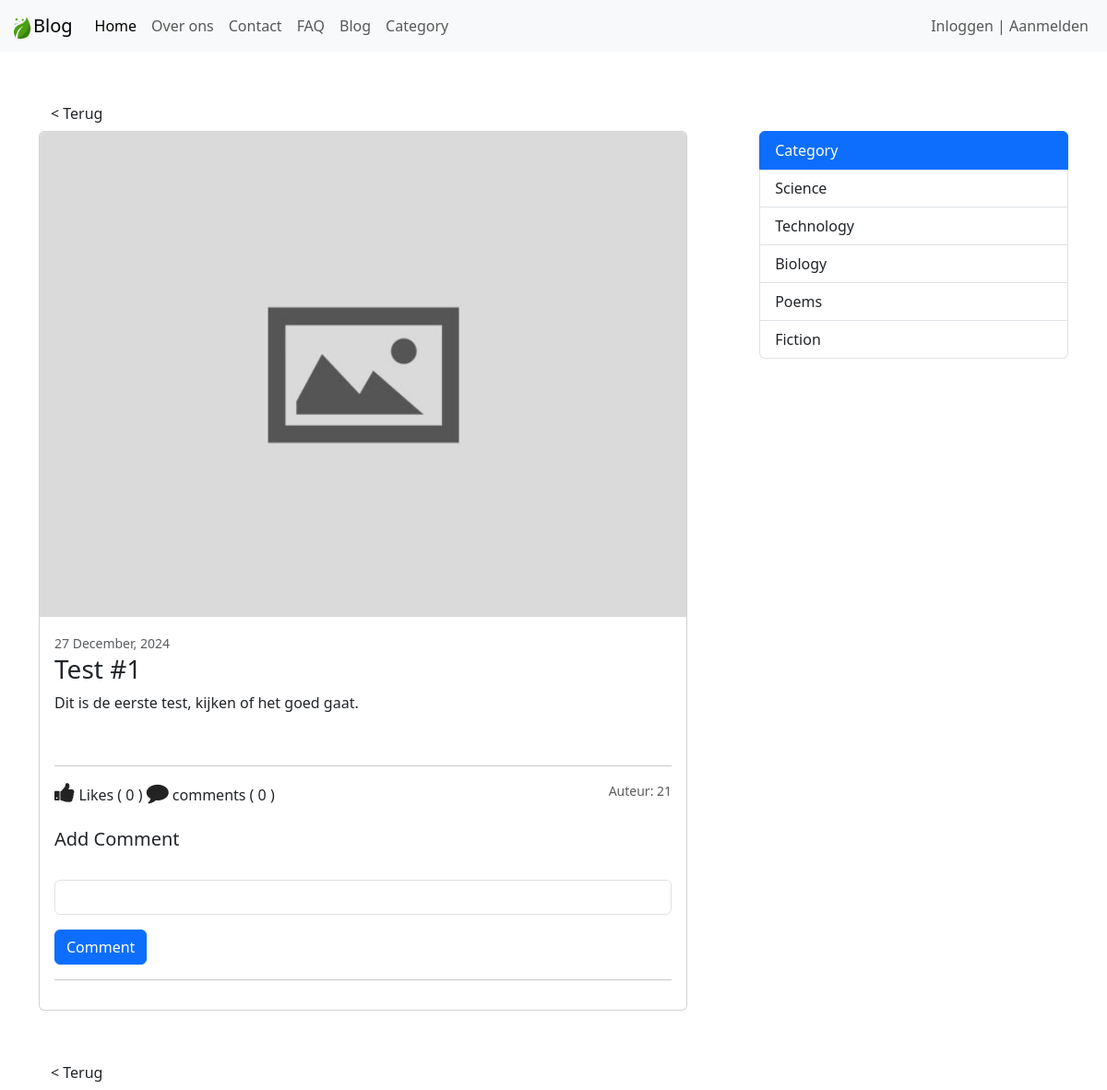
Page /blog-view.php?post_id=21 on the earlier database version.
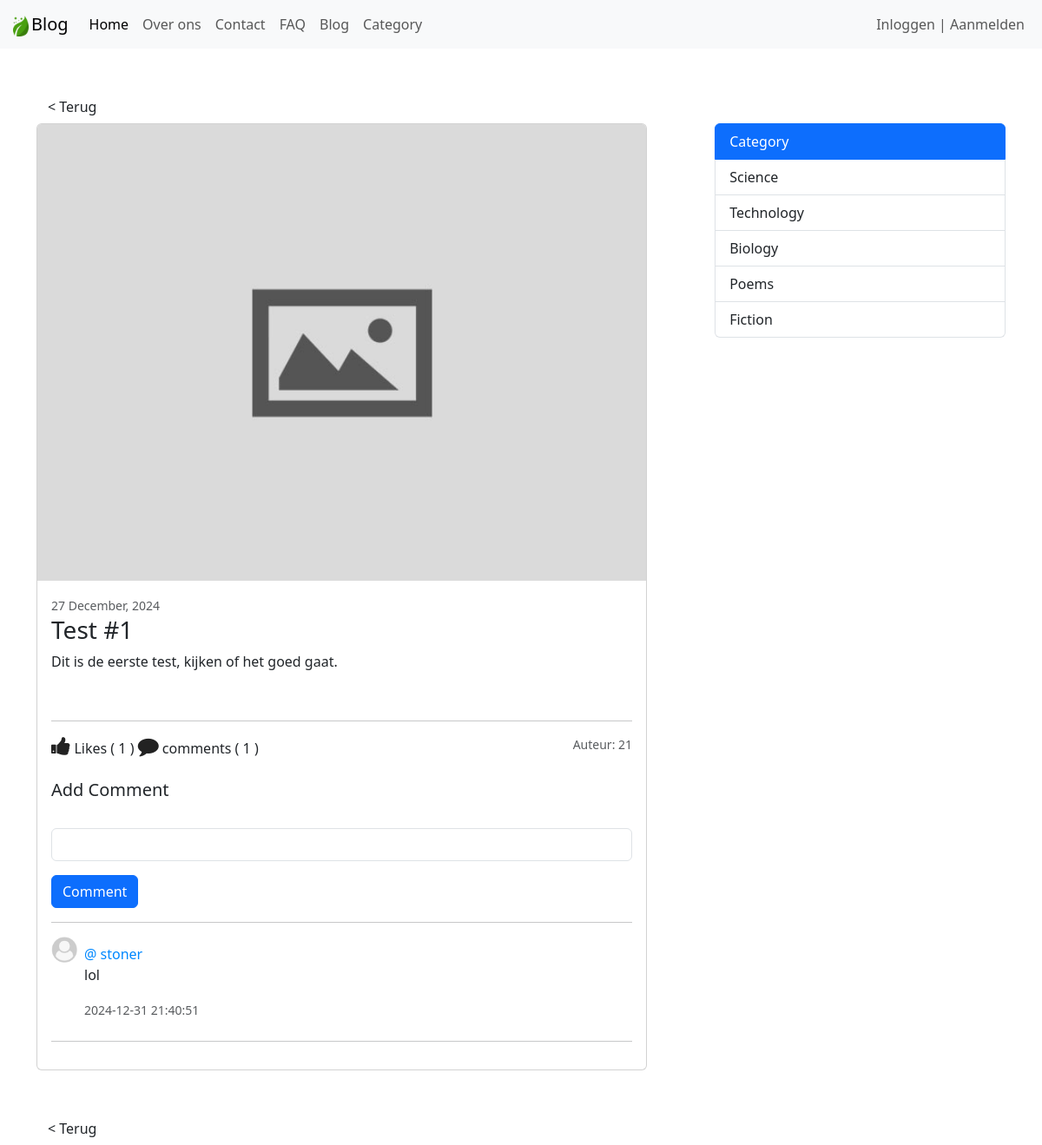
Same page on the later database version.
### tables this page shows
CREATE TABLE `category` (
  `id` int(11) NOT NULL,
  `category` varchar(127) NOT NULL
);

CREATE TABLE `comment` (
  `comment_id` int(11) NOT NULL,
  `comment` varchar(255) NOT NULL,
  `user_id` int(11) NOT NULL,
  `post_id` int(11) NOT NULL,
  `crated_at` datetime NOT NULL DEFAULT current_timestamp()
);

CREATE TABLE `users` (
  `id` int(11) NOT NULL,
  `fname` varchar(255) NOT NULL,
  `username` varchar(255) NOT NULL,
  `password` varchar(255) NOT NULL
);

### admin/data/post.php (called while the page is built, shortened)
<?php
function getById($conn, $id) {
    $sql = "SELECT * FROM post WHERE post_id=? AND publish=1";
    $stmt = $conn->prepare($sql);
    $stmt->execute([$id]);
    if ($stmt->rowCount() >= 1) {
        $data = $stmt->fetch();
        return $data;
    } else {
        return 0;
    }
}
function get5Categories($conn) {
    $sql = "SELECT * FROM category LIMIT 5";
    $stmt = $conn->prepare($sql);
    $stmt->execute();
    if ($stmt->rowCount() >= 1) {
        $data = $stmt->fetchAll();
        return $data;
    } else {
        return 0;
    }
}
function getUserByID($conn, $id) {
    $sql = "SELECT id, fname, username FROM users WHERE id=?";
    $stmt = $conn->prepare($sql);
    $stmt->execute([$id]);
    if ($stmt->rowCount() >= 1) {
        $data = $stmt->fetch();
        return $data;
    } else {
        return 0;
    }
}

### admin/data/comment.php (called while the page is built, shortened)
<?php
function CountByPostID($conn, $id){
   $sql = "SELECT * FROM comment WHERE post_id=?";
   $stmt = $conn->prepare($sql);
   $stmt->execute([$id]);
   return $stmt->rowCount();
}
function likeCountByPostID($conn, $id){
   $sql = "SELECT * FROM post_like WHERE post_id=?";
   $stmt = $conn->prepare($sql);
   $stmt->execute([$id]);
   return $stmt->rowCount();
}
function getCommentsByPostID($conn, $id){
   $sql = "SELECT * FROM comment WHERE post_id=? ORDER BY comment_id desc";
   $stmt = $conn->prepare($sql);
   $stmt->execute([$id]);
   if($stmt->rowCount() >= 1){
      $data = $stmt->fetchAll();
      return $data;
   }else {
       return 0;
   }
}

### blog-view.php (the view, shortened to what the changed rows need)
<?php
$logged = false;
if (isset($_GET['post_id'])) {
        include_once("admin/data/post.php");
		include_once("admin/data/comment.php");
		include_once("db_conn.php");
        $id = $_GET['post_id'];
		$post = getById($conn, $id);
        $comments = getCommentsByPostID($conn, $id);
        $categories = get5Categories($conn);
?>
<!DOCTYPE html>
<html lang="en">
<head>
    <link rel="stylesheet" href="https://stackpath.bootstrapcdn.com/font-awesome/4.7.0/css/font-awesome.min.css">
    <link href="https://cdn.jsdelivr.net/npm/bootstrap@5.3.3/dist/css/bootstrap.min.css" rel="stylesheet">
    <link rel="stylesheet" href="css/style.css">
</head>
<body>
    <?php
        include 'inc/NavBar.php';
    ?>
    <div class="container mt-5">
    <a href="javascript:history.back()" class="btn terug-btn">< Terug</a>
        <section class="d-flex">
            <main class="main-blog">
                <div class="card main-blog-card mb-5">
                    <img src="upload/blog/<?=$post['cover_url']?>" class="card-img-top" alt="...">
                    <div class="card-body">
                    <small class="text-body-secondary"><?= date('j F, Y', strtotime($post['crated_at'])) ?></small>
                    <br>
                        <h3 class="card-title"><?=$post['post_title']?></h3>
                        <p class="card-text"><?=$post['post_text']?></p>
                        <br>
                    <hr>
                        <div class="d-flex justify-content-between">
                            <div class="react-btns">
                            <?php
                                $post_id = $post['post_id'];
                                if ($logged) {
                                    $liked = isLikedByUserID($conn, $post_id, $user_id);
                                if ($liked) {
                                ?>
                                <i class="fa fa-thumbs-up liked like-btn"
                                    post-id="<?=$post_id?>"
                                    liked="1"
                                    aria-hidden="true">
                                </i>
                                <?php }else { ?>
                                    <i class="fa fa-thumbs-up like like-btn"
                                        post-id="<?=$post_id?>"
                                        liked="0"
                                        aria-hidden="true">
                                    </i>
                                <?php } }else { ?>
                                <i class="fa fa-thumbs-up" aria-hidden="true"></i>
                                <?php } ?>
                                 Likes (
                                <span><?php
                                    echo likeCountByPostID($conn, $post['post_id']);
                                ?></span> )
                                <i class="fa fa-comment" aria-hidden="true">
                                </i> comments (
                                <?php
                                    echo CountByPostID($conn, $post['post_id']);
                                ?> )
                            </div>
                        <small class="text-body-secondary">Auteur: <?=$post['post_id']?></small>
                    </div>
                    <form action="php/comment.php"
                        method="post"
                        id="comments">
                        <h5 class="mt-4">Add Comment</h5><br>
                        <div class="mb-3">
                            <input type="text"
                                class="form-control"
                                name="comment">
                        </div>
                        <button type="submit" class="btn btn-primary">Comment</button>
		            </form> <hr>
                    <div>
                        <div class="comments">
                            <?php if($comments != 0){
                                foreach ($comments as $comment){
                                    $u = getUserByID($conn, $comment['user_id']);
                            ?>
                            <div class="comment d-flex">
                                <div>
                                    <img src="img/user-default.png" width="30" height="30">
                                </div>
                                <div class="p-2">
                                    <span>@ <?=$u['username'] ?></span>
                                    <p><?=$comment['comment']?></p>
                                    <small class="text-body-secondary"><?=$comment['crated_at']?></small>
                                </div>
                            </div><hr>
                            <?php }} ?>
                        </div>
                    </div>
                    </div>
                </div>
            </main>
            <aside class="aside-main">
                <div class="list-group category-aside">
                    <a href="#" class="list-group-item list-group-item-action active" aria-current="true">
                        Category
                    </a>
                    <?php foreach ($categories as $category) { ?>
                    <a href="category.php?category_id=<?=$category['id']?>" class="list-group-item list-group-item-action">
                        <?php echo $category['category']; ?>
                    </a>
                    <?php } ?>
                </div>
            </aside>
        </section>
        <a href="javascript:history.back()" class="btn terug-btn">< Terug</a>
    </div>
</body>
</html>
<?php }else {
	header("Location: blog.php");
	exit;
} ?>

Differences in the rows shown:
added comment: user.username "stoner", comment "lol", crated_at "2024-12-31 21:40:51"
Other differences:
likeCountByPostID($conn, $post['post_id']): "0" → "1"
CountByPostID($conn, $post['post_id']): "0" → "1"
